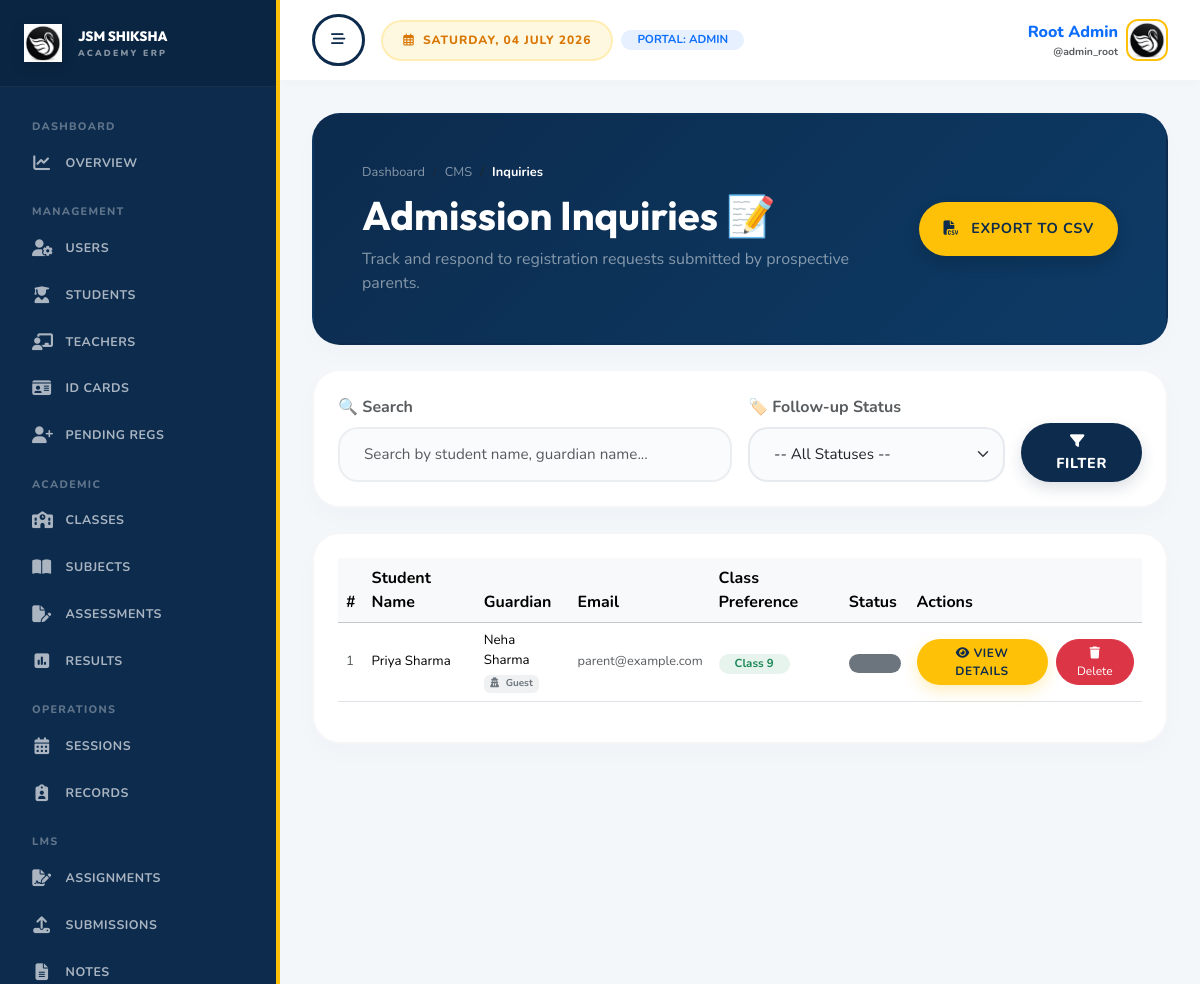
Page /dashboard/admin/inquiries/ (signed in, upper part) on the earlier database version.
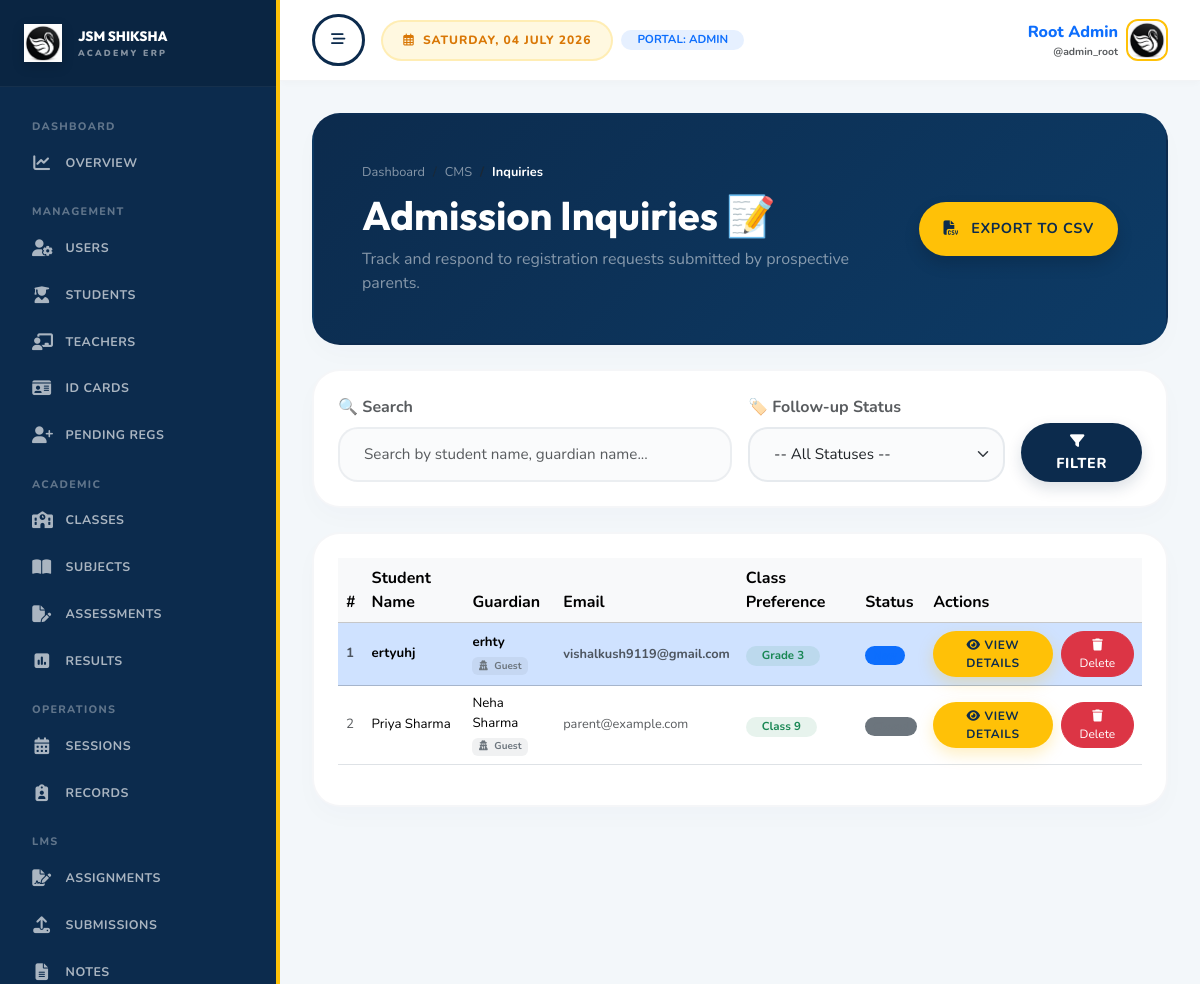
Same page on the later database version.
### cms/models.py (models this page shows, shortened)
class Inquiry(models.Model):
    class Status(models.TextChoices):
        NEW = "new", "New"
        CONTACTED = "contacted", "Contacted"
        ADMITTED = "admitted", "Admitted"
        CLOSED = "closed", "Closed"
    user = models.ForeignKey(
        'users.User',
        on_delete=models.SET_NULL,
        blank=True,
        null=True,
        related_name='inquiries'
    )
    student_name = models.CharField(max_length=140)
    guardian_name = models.CharField(max_length=140)
    email = models.EmailField()
    phone = models.CharField(max_length=20)
    preferred_class = models.CharField(max_length=80)
    message = models.TextField(blank=True)
    status = models.CharField(max_length=20, choices=Status.choices, default=Status.NEW)
    created_at = models.DateTimeField(auto_now_add=True)
    updated_at = models.DateTimeField(auto_now=True)
    class Meta:
        ordering = ["-created_at"]

### dashboard/views.py (the view, shortened to what this page needs)
# urls.py: path("dashboard/admin/inquiries/", views.admin_inquiries, name="admin_inquiries"),
@login_required
def admin_inquiries(request):
    if request.user.role != "admin":
        return redirect("dashboard_redirect")
    q = request.GET.get("q", "").strip()
    status_filter = request.GET.get("status", "")
    inquiries = Inquiry.objects.select_related("user").all().order_by("-created_at")
    if q:
        inquiries = inquiries.filter(Q(student_name__icontains=q) | Q(guardian_name__icontains=q) | Q(message__icontains=q))
    if status_filter:
        inquiries = inquiries.filter(status=status_filter)
    return render(request, "admin/inquiries.html", {
        "inquiries": inquiries,
        "is_dashboard_view": True,
        "q": q,
        "status_filter": status_filter,
        "status_choices": Inquiry.Status.choices
    })

### users/models.py (called while the page is built)
    @property
    def full_name(self):
        name = f"{self.first_name} {self.last_name}".strip()
        return name or self.username

### templates/admin/inquiries.html (shortened to what the changed rows need)
{% extends "dashboard_base.html" %}
{% load static %}
{% block dashboard_content %}
<div class="premium-card p-4 p-md-5 mb-4 text-white" style="background: linear-gradient(135deg, #0c2b4d 0%, #0d3b66 100%);">
    <div class="row align-items-center">
        <div class="col-md-8">
            <h1 class="display-6 fw-bold text-white mb-2" style="font-family:'Outfit',sans-serif;">Admission Inquiries 📝</h1>
        </div>
    </div>
</div>
<div class="premium-card p-4 bg-white">
    <div class="table-responsive">
        <table class="table table-hover align-middle">
            <thead class="table-light">
                <tr>
                    <th>#</th>
                    <th>Student Name</th>
                    <th>Guardian</th>
                    <th>Email</th>
                    <th>Class Preference</th>
                    <th>Status</th>
                    <th>Actions</th>
                </tr>
            </thead>
            <tbody>
                {% for inq in inquiries %}
                <tr class="{% if inq.status == 'new' %}table-primary fw-bold{% endif %}">
                    <td class="text-muted" style="font-size:0.83rem;">{{ forloop.counter }}</td>
                    <td style="font-size:0.83rem;">{{ inq.student_name }}</td>
                    <td style="font-size:0.83rem;">
                        {{ inq.guardian_name }}
                        {% if inq.user %}
                            <span class="badge bg-info bg-opacity-10 text-info text-xs d-block mt-1" style="width: fit-content;">
                                <i class="fa-solid fa-user me-1"></i> {{ inq.user.username }}
                            </span>
                        {% else %}
                            <span class="badge bg-secondary bg-opacity-10 text-secondary text-xs d-block mt-1" style="width: fit-content;">
                                <i class="fa-solid fa-user-secret me-1"></i> Guest
                            </span>
                        {% endif %}
                    </td>
                    <td class="text-muted" style="font-size:0.8rem;">{{ inq.email }}</td>
                    <td><span class="badge bg-success bg-opacity-10 text-success rounded-pill fw-bold px-3 py-1" style="font-size:0.72rem;">{{ inq.preferred_class }}</span></td>
                    <td>
                        {% if inq.status == 'new' %}
                            <span class="badge bg-primary bg-opacity-15 text-primary rounded-pill fw-bold px-2 py-1" style="font-size:0.7rem;">New</span>
                        {% elif inq.status == 'contacted' %}
                            <span class="badge bg-warning bg-opacity-15 text-warning rounded-pill fw-bold px-2 py-1" style="font-size:0.7rem;">Contacted</span>
                        {% elif inq.status == 'admitted' %}
                            <span class="badge bg-success bg-opacity-15 text-success rounded-pill fw-bold px-2 py-1" style="font-size:0.7rem;">Admitted</span>
                        {% else %}
                            <span class="badge bg-secondary bg-opacity-15 text-secondary rounded-pill fw-bold px-2 py-1" style="font-size:0.7rem;">Closed</span>
                        {% endif %}
                    </td>
                    <td>
                        <div class="d-flex gap-2">
                            <button class="btn btn-sm btn-premium-accent rounded-pill px-3 py-1 fw-bold" style="font-size:0.75rem;"
                                    onclick="viewInquiryDetails('{{ inq.student_name }}', '{{ inq.guardian_name }}', '{{ inq.email }}', '{{ inq.phone }}', '{{ inq.preferred_class }}', '{{ inq.message|escapejs }}', '{{ inq.id }}', '{{ inq.status }}')">
                                <i class="fa-solid fa-eye"></i> View Details
                            </button>
                            <a href="{% url 'admin_inquiry_delete' inq.id %}" class="btn btn-sm btn-danger rounded-pill px-3 py-1" style="font-size:0.75rem;" onclick="return confirm('Delete this inquiry?')">
                                <i class="fa-solid fa-trash"></i> Delete
                            </a>
                        </div>
                    </td>
                </tr>
                {% empty %}
                <tr><td colspan="7" class="text-center py-5 text-muted">No admission inquiries found.</td></tr>
                {% endfor %}
            </tbody>
        </table>
    </div>
</div>
{% endblock %}

Differences in the rows shown:
added Inquiry: student_name "ertyuhj", guardian_name "erhty", shows "Guest", email "vishalkush9119@gmail.com", preferred_class "Grade 3", status "new" (drawn)
